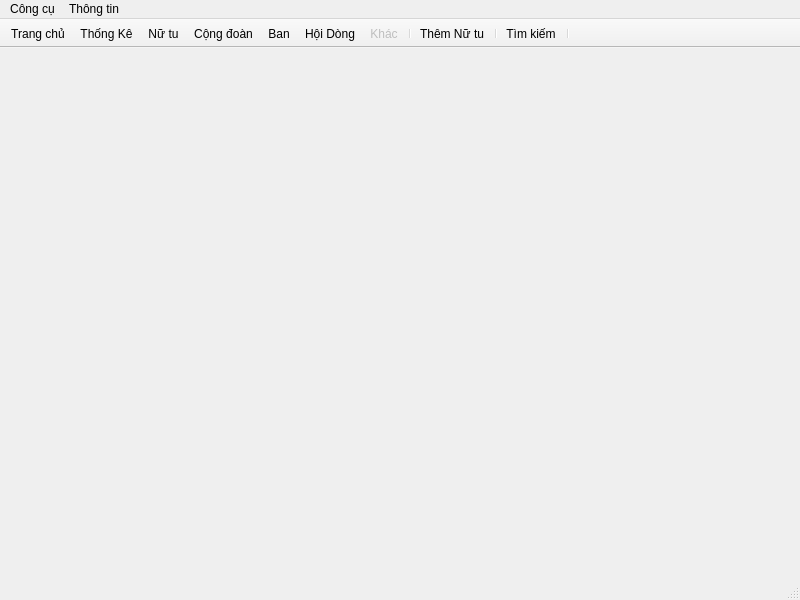
<?xml version="1.0" encoding="UTF-8"?>
<ui version="4.0">
 <class>MainWindow</class>
 <widget class="QMainWindow" name="MainWindow">
  <property name="geometry">
   <rect>
    <x>0</x>
    <y>0</y>
    <width>800</width>
    <height>600</height>
   </rect>
  </property>
  <property name="windowTitle">
   <string>MainWindow</string>
  </property>
  <widget class="QWidget" name="centralwidget">
   <layout class="QGridLayout" name="gridLayout">
    <property name="leftMargin">
     <number>2</number>
    </property>
    <property name="topMargin">
     <number>2</number>
    </property>
    <property name="rightMargin">
     <number>2</number>
    </property>
    <property name="bottomMargin">
     <number>2</number>
    </property>
    <item row="0" column="0">
     <widget class="QWidget" name="widget" native="true">
      <layout class="QVBoxLayout" name="verticalLayout_2">
       <property name="spacing">
        <number>0</number>
       </property>
       <property name="leftMargin">
        <number>0</number>
       </property>
       <property name="topMargin">
        <number>0</number>
       </property>
       <property name="rightMargin">
        <number>0</number>
       </property>
       <property name="bottomMargin">
        <number>0</number>
       </property>
       <item>
        <layout class="QVBoxLayout" name="centralLayout">
         <property name="spacing">
          <number>0</number>
         </property>
        </layout>
       </item>
      </layout>
     </widget>
    </item>
   </layout>
  </widget>
  <widget class="QStatusBar" name="statusbar"/>
  <widget class="QToolBar" name="toolBar">
   <property name="windowTitle">
    <string>toolBar</string>
   </property>
   <property name="movable">
    <bool>false</bool>
   </property>
   <property name="toolButtonStyle">
    <enum>Qt::ToolButtonTextUnderIcon</enum>
   </property>
   <attribute name="toolBarArea">
    <enum>TopToolBarArea</enum>
   </attribute>
   <attribute name="toolBarBreak">
    <bool>false</bool>
   </attribute>
   <addaction name="actionHome"/>
   <addaction name="actionSummarize"/>
   <addaction name="actionPerson"/>
   <addaction name="actionCommunity"/>
   <addaction name="actionDept"/>
   <addaction name="actionOrgInfo"/>
   <addaction name="actionDummy"/>
   <addaction name="separator"/>
   <addaction name="action_New"/>
   <addaction name="separator"/>
   <addaction name="actionSearch"/>
   <addaction name="separator"/>
  </widget>
  <widget class="QMenuBar" name="menubar">
   <property name="geometry">
    <rect>
     <x>0</x>
     <y>0</y>
     <width>800</width>
     <height>26</height>
    </rect>
   </property>
   <widget class="QMenu" name="menuTools">
    <property name="title">
     <string>Công cụ</string>
    </property>
    <addaction name="action_Backup"/>
    <addaction name="actionRestore"/>
    <addaction name="actionRevert"/>
   </widget>
   <widget class="QMenu" name="menuHelp">
    <property name="title">
     <string>Thông tin</string>
    </property>
    <addaction name="action_Help"/>
    <addaction name="action_About"/>
   </widget>
   <addaction name="menuTools"/>
   <addaction name="menuHelp"/>
  </widget>
  <action name="action_New">
   <property name="icon">
    <iconset>
     <normalon>:/icon/icon/icons8-join-96.png</normalon>
    </iconset>
   </property>
   <property name="text">
    <string>Thêm Nữ tu</string>
   </property>
  </action>
  <action name="action_Export">
   <property name="text">
    <string>&amp;Export</string>
   </property>
  </action>
  <action name="actionImportPerson">
   <property name="text">
    <string>&amp;Import</string>
   </property>
  </action>
  <action name="action_Backup">
   <property name="text">
    <string>&amp;Sao lưu</string>
   </property>
  </action>
  <action name="action_Help">
   <property name="text">
    <string>Trợ giúp</string>
   </property>
   <property name="iconText">
    <string>Trợ giúp</string>
   </property>
  </action>
  <action name="action_About">
   <property name="text">
    <string>Thông tin ứng dụng</string>
   </property>
  </action>
  <action name="actionNew_Community">
   <property name="text">
    <string>New Community</string>
   </property>
  </action>
  <action name="actionNew">
   <property name="text">
    <string>New</string>
   </property>
  </action>
  <action name="actionNew_2">
   <property name="text">
    <string>New</string>
   </property>
  </action>
  <action name="actionImportComm">
   <property name="text">
    <string>Import</string>
   </property>
  </action>
  <action name="actionAdd">
   <property name="text">
    <string>Add Saint</string>
   </property>
  </action>
  <action name="actionCommunity">
   <property name="icon">
    <iconset>
     <normalon>:/icon/icon/icons8-community-64 (1).png</normalon>
    </iconset>
   </property>
   <property name="text">
    <string>Cộng đoàn</string>
   </property>
   <property name="toolTip">
    <string>List community</string>
   </property>
  </action>
  <action name="actionSummarize">
   <property name="icon">
    <iconset>
     <normalon>:/icon/icon/icons8-chart-64.png</normalon>
    </iconset>
   </property>
   <property name="text">
    <string>Thống Kê</string>
   </property>
   <property name="toolTip">
    <string>Summarize</string>
   </property>
   <property name="iconVisibleInMenu">
    <bool>true</bool>
   </property>
  </action>
  <action name="actionPerson">
   <property name="icon">
    <iconset>
     <normalon>:/icon/icon/icons8-nun-64.png</normalon>
    </iconset>
   </property>
   <property name="text">
    <string>Nữ tu</string>
   </property>
   <property name="toolTip">
    <string>Nuns</string>
   </property>
  </action>
  <action name="actionView">
   <property name="text">
    <string>View</string>
   </property>
  </action>
  <action name="actionAdd_2">
   <property name="text">
    <string>Add</string>
   </property>
  </action>
  <action name="actionHome">
   <property name="icon">
    <iconset>
     <normalon>:/icon/icon/icons8-home-128.png</normalon>
    </iconset>
   </property>
   <property name="text">
    <string>Trang chủ</string>
   </property>
  </action>
  <action name="actionProvince">
   <property name="text">
    <string>Province</string>
   </property>
  </action>
  <action name="actionArea">
   <property name="text">
    <string>Khu vực</string>
   </property>
  </action>
  <action name="actionEducation">
   <property name="text">
    <string>Education</string>
   </property>
  </action>
  <action name="actionMission">
   <property name="text">
    <string>Mission</string>
   </property>
  </action>
  <action name="actionWork">
   <property name="text">
    <string>Work</string>
   </property>
  </action>
  <action name="actionEthnic">
   <property name="text">
    <string>Ethnic</string>
   </property>
  </action>
  <action name="actionSpecialist">
   <property name="text">
    <string>Specialist</string>
   </property>
  </action>
  <action name="actionOrgInfo">
   <property name="icon">
    <iconset>
     <normalon>:/icon/icon/icons8-church-64.png</normalon>
    </iconset>
   </property>
   <property name="text">
    <string>Hội Dòng</string>
   </property>
   <property name="toolTip">
    <string>Thông tin Hội Dòng</string>
   </property>
  </action>
  <action name="actionSearch">
   <property name="icon">
    <iconset>
     <normalon>:/icon/icon/icons8-search-64.png</normalon>
    </iconset>
   </property>
   <property name="text">
    <string>Tìm kiếm</string>
   </property>
   <property name="toolTip">
    <string>Tìm kiếm</string>
   </property>
  </action>
  <action name="actionRestore">
   <property name="text">
    <string>&amp;Phục hồi</string>
   </property>
  </action>
  <action name="actionDummy">
   <property name="enabled">
    <bool>false</bool>
   </property>
   <property name="text">
    <string>Khác</string>
   </property>
   <property name="visible">
    <bool>false</bool>
   </property>
  </action>
  <action name="actionDept">
   <property name="icon">
    <iconset resource="icon.qrc">
     <normaloff>:/icon/icon/icons8-diversity-64.png</normaloff>:/icon/icon/icons8-diversity-64.png</iconset>
   </property>
   <property name="text">
    <string>Ban</string>
   </property>
  </action>
  <action name="actionRevert">
   <property name="text">
    <string>Khôi phục</string>
   </property>
  </action>
 </widget>
 <resources>
  <include location="icon.qrc"/>
 </resources>
 <connections/>
</ui>
